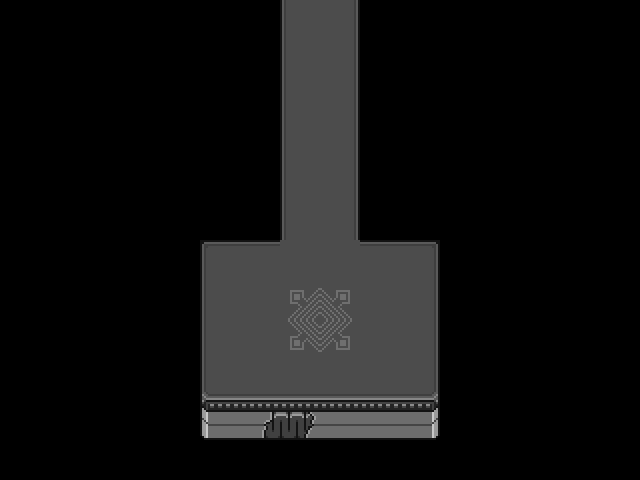

A level layout from a 2D game, rendered from its tile map. Below: a short description, then the map file with its tile-grid data intact:
An orthogonal 16x12 tile map with 40x40 px tiles, 2 tile layers (Calque de Tuiles 1, Calque de Tuiles 2) and 10 objects (transition, entry, spawn).

<map version="1.10" tiledversion="1.10.0" orientation="orthogonal" renderorder="right-down" width="16" height="12" tilewidth="40" tileheight="40" infinite="0" nextlayerid="8" nextobjectid="12">
 <editorsettings>
  <export target="start.lua" format="lua" />
 </editorsettings>
 <properties>
  <property name="light" type="bool" value="true" />
  <property name="music" value="lostcore" />
 </properties>
 <tileset firstgid="1" source="../../tilesets/core_tileset.tsx" />
 <layer id="1" name="Calque de Tuiles 1" width="16" height="12">
  <data encoding="csv">
0,0,0,0,0,0,0,22,24,0,0,0,0,0,0,0,
0,0,0,0,0,0,0,22,24,0,0,0,0,0,0,0,
0,0,0,0,0,0,0,22,24,0,0,0,0,0,0,0,
0,0,0,0,0,0,0,22,24,0,0,0,0,0,0,0,
0,0,0,0,0,0,0,22,24,0,0,0,0,0,0,0,
0,0,0,0,0,0,0,22,24,0,0,0,0,0,0,0,
0,0,0,0,0,4,5,23,23,5,6,0,0,0,0,0,
0,0,0,0,0,22,23,23,23,23,24,0,0,0,0,0,
0,0,0,0,0,22,23,23,23,23,24,0,0,0,0,0,
0,0,0,0,0,40,41,41,41,41,42,0,0,0,0,0,
0,0,0,0,0,73,58,59,96,96,75,0,0,0,0,0,
0,0,0,0,0,0,0,0,0,0,0,0,0,0,0,0
</data>
 </layer>
 <layer id="3" name="Calque de Tuiles 2" width="16" height="12">
  <data encoding="csv">
0,0,0,0,0,0,0,0,0,0,0,0,0,0,0,0,
0,0,0,0,0,0,0,0,0,0,0,0,0,0,0,0,
0,0,0,0,0,0,0,0,0,0,0,0,0,0,0,0,
0,0,0,0,0,0,0,0,0,0,0,0,0,0,0,0,
0,0,0,0,0,0,0,0,0,0,0,0,0,0,0,0,
0,0,0,0,0,0,0,0,0,0,0,0,0,0,0,0,
0,0,0,0,0,0,0,0,0,0,0,0,0,0,0,0,
0,0,0,0,0,0,0,262,265,0,0,0,0,0,0,0,
0,0,0,0,0,0,0,316,319,0,0,0,0,0,0,0,
0,0,0,0,0,0,0,0,0,0,0,0,0,0,0,0,
0,0,0,0,0,0,0,0,0,0,0,0,0,0,0,0,
0,0,0,0,0,0,0,0,0,0,0,0,0,0,0,0
</data>
 </layer>
 <objectgroup id="4" name="collisions">
  <object id="1" x="200" y="200" width="80" height="40" />
  <object id="2" x="160" y="200" width="40" height="240" />
  <object id="3" x="200" y="400" width="240" height="40" />
  <object id="4" x="440" y="200" width="40" height="240" />
  <object id="5" x="360" y="200" width="80" height="40" />
  <object id="6" x="360" y="0" width="40" height="200" />
  <object id="7" x="240" y="0" width="40" height="200" />
 </objectgroup>
 <objectgroup id="7" name="objects">
  <object id="10" name="transition" x="280" y="-40" width="80" height="40">
   <properties>
    <property name="map" value="lostcore/first_room" />
    <property name="marker" value="entry_l" />
   </properties>
  </object>
 </objectgroup>
 <objectgroup id="6" name="markers">
  <object id="8" name="entry" x="320" y="40">
   <point />
  </object>
  <object id="9" name="spawn" x="320" y="320">
   <point />
  </object>
 </objectgroup>
</map>
